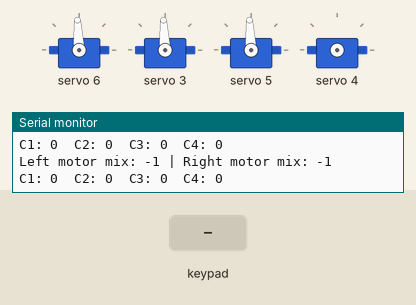
This sketch was run on a simulated Arduino Uno, built with avr-gcc and run on an emulated ATmega328P. Shown: 4 × servo, the last lines printed to the serial monitor. The inputs (shaded band) are chosen by the test bench.

Above: at 1.2 s.
1.3 s: key 'O' pressed
At 1.52 s:
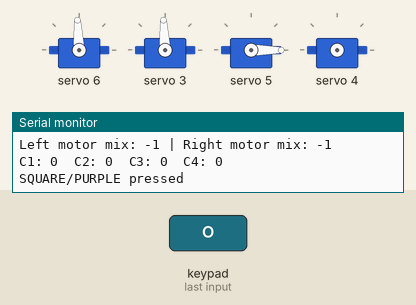
3.2 s: key 'S' pressed
At 3.47 s:
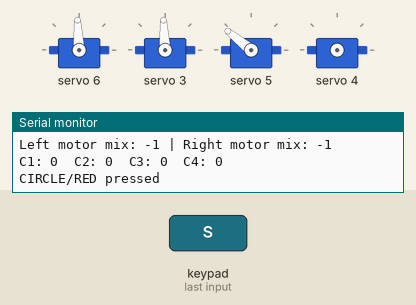
5.1 s: key 'T' pressed
6.6 s: key 'O' pressed
At 7.6 s:
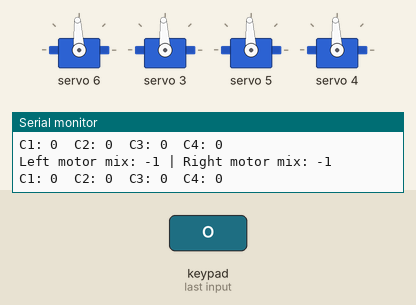
8.5 s: key 'S' pressed
At 8.73 s:
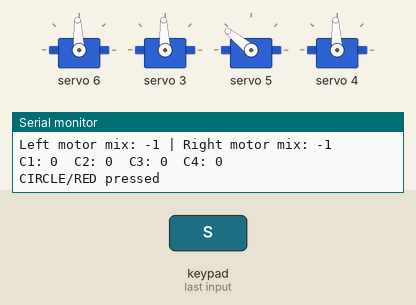
10.4 s: key 'T' pressed
At 11.4 s:
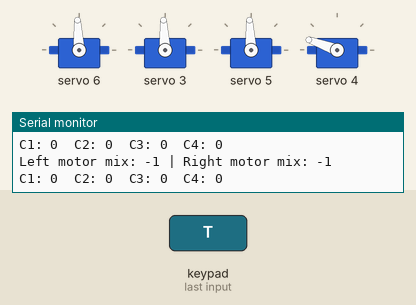
Timing chart, 0 to 12.9 s (numbered marks = the images above; inputs shaded):
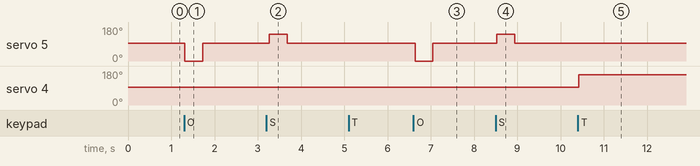

Measured:
- after the input at 1.3 s, servo 5: 93° → 0° at once, → 93° 0.41 s later
- after the input at 3.2 s, servo 5: 93° → 141° after 0.07 s, → 93° 0.41 s later
- after the input at 6.6 s, servo 5: 93° → 0° at once, → 93° 0.41 s later
- after the input at 8.5 s, servo 5: 93° → 141° at once, → 93° 0.41 s later
- after the input at 10.4 s, servo 4: 93° → 160° at once

The sketch:

velo_rex_fire.ino
```cpp
#include <PS2_controller.h>
#include <motors.h>
#include <Arduino.h>

void setup() {
    Serial.begin(115200); // Start serial communication for debugging
    initMotors();         // Initialize motors
    setupPS2controller(); // Set up the PS2 controller
}

void loop() {
    ps2x.read_gamepad(); // Call the function to read the gamepad input
    PS2control(); // Call the function to control motors based on PS2 input
    delay(50); // Small delay to avoid overwhelming the loop
}
```

PS2_controller.h
```cpp
#include <PS2X_lib.h>

#include <PS2X_lib.h>

PS2X ps2x; // create PS2 Controller Class object
#define BEBUG_CTRL

// Function prototypes
void setPWMMotors(int c1, int c2, int c3, int c4);
void setServo(uint8_t channel, uint16_t pulse);
void setPWMMotors3(int c1, int c2);
void setPWMMotors4(int c1, int c2);
// calibration for different kinds of PS2 controller
#define X_JOY_CALIB 127
#define Y_JOY_CALIB 128

#define PS2_DAT 12 // MISO  19
#define PS2_CMD 13 // MOSI  23
#define PS2_SEL 15 // SS     5
#define PS2_CLK 14 // SLK   18
// When replacing controller reciever, MUST REPLACE 3.3V AND GND PIN (take the cable out, replace em)
#define NORM_SPEED 2100 // Robot's speed, you can add a boolean to change Robot's speed by pressing a button
#define TURNING_FACTOR 1

void setupPS2controller() {
    int err = -1;
    while (err != 0) {
        err = ps2x.config_gamepad(PS2_CLK, PS2_CMD, PS2_SEL, PS2_DAT, true, true);
    }
}
// Optimized for Arcade driving style (2 Joysticks)
bool PS2control() {
    int speed = NORM_SPEED;
    int nJoyY = X_JOY_CALIB - ps2x.Analog(PSS_RX); // read x-joystick
    int nJoyX = Y_JOY_CALIB - ps2x.Analog(PSS_LY); // read y-joystick
    int nMotMixL; // Motor (left) mixed output
    int nMotMixR; // Motor (right) mixed output

    if (nJoyX == -1 && nJoyY == 0) { // in case of lost connection
        setPWMMotors(0, 0, 0, 0);
        return 0;
    }

    // Change the "+" with "-" and the opposite or Single Joystick Driving style
    nMotMixL = nJoyY + nJoyX;
    nMotMixR = nJoyY - nJoyX;

    #ifdef BEBUG_CTRL
    Serial.print(F("Left motor mix: "));
    Serial.print(nMotMixL);
    Serial.print(F(" | Right motor mix: "));
    Serial.println(nMotMixR);
    #endif

    int c1 = 0, c2 = 0, c3 = 0, c4 = 0;

    if (nMotMixR > 10) {
        c3 = nMotMixR;
        c3 = map(c3, 0, 128, 0, speed);
    } else if (nMotMixR < (-10)) {
        c4 = abs(nMotMixR);
        c4 = map(c4, 0, 128, 0, speed);
    }

    if (nMotMixL > 10) {
        c1 = nMotMixL;
        c1 = map(c1, 0, 128, 0, speed);
    } else if (nMotMixL < (-10)) {
        c2 = abs(nMotMixL);
        c2 = map(c2, 0, 128, 0, speed);
    }

    setPWMMotors(c4, c3, c2, c1);
// Change the ports at 'motors.h'

// Stage 2 Lift, port 3 & 6
    if (ps2x.Button(PSB_L1)) {
        Serial.println("L1 pressed");
        setServo(6, 450);
        setServo(3, 450);
    } else if (ps2x.Button(PSB_R1)) {
        Serial.println("R1 pressed");
        setServo(6, 100);
        setServo(3, 100);
    } else {
        setServo(6, 307);
        setServo(3, 307);
    }

// Stage 2 Lift, Motor 1&4, 8.9.14.15
    if (ps2x.Button(PSB_L2)) {
        Serial.println("L2 pressed");
        setPWMMotors4(0, 3000);
        setPWMMotors3(3000, 0);
    } else if (ps2x.Button(PSB_R2)) {
        Serial.println("R2 pressed");
        setPWMMotors4(3000, 0);
        setPWMMotors3(0, 3000);
    } else {
        setPWMMotors3(0, 0);
        setPWMMotors4(0, 0);
    }


// Hold arm, port 4

static bool servoState1 = false;
static bool lastButtonState1 = false;
bool currentButtonState1 = ps2x.Button(PSB_GREEN);

if (currentButtonState1 && !lastButtonState1) {
  servoState1 = !servoState1;
  if (servoState1) {
    setServo(4, 307); // servo at port 4, 0 degree state
    Serial.println("Green/Triangle pressed");
  } else {
    setServo(4, 450); // servo at port 4, 180 degree state
    Serial.println("Green/Triangle pressed");
  }
}
lastButtonState1 = currentButtonState1;
// If 'Green' was pressed, change to OPEN position. If it's pressed again, change to CLOSED position

// Fruit holder, port 5
    if (ps2x.Button(PSB_CIRCLE)) {
        Serial.println("SQUARE/PURPLE pressed");
        setServo(5, 100);
    } else if (ps2x.Button(PSB_SQUARE)) {
        Serial.println("CIRCLE/RED pressed");
        setServo(5, 410);
    } else {
        setServo(5, 307);
    }
    return 1;
}
```

motors.h
```cpp
#include <stdio.h>
#include <Wire.h>
#include <Adafruit_PWMServoDriver.h>

#define MIN_PWM 0
#define MAX_PWM 4095

// PWM channels of PCA9685 0-16
#define PWM_CHANNEL1 12
#define PWM_CHANNEL2 13
#define PWM_CHANNEL3 10
#define PWM_CHANNEL4 11
#define PWM_CHANNEL5 8
#define PWM_CHANNEL6 9
#define PWM_CHANNEL7 14
#define PWM_CHANNEL8 15
#define INVERT_PULSE true

Adafruit_PWMServoDriver pwm = Adafruit_PWMServoDriver();

// Servo inputs
void setServo (uint8_t channel, uint16_t pulse) {
  pwm.setPWM(channel, 0, pulse);
}

// Drivetrain inputs
void setPWMMotors (int c1, int c2, int c3, int c4) {
  char dbg_str[30];
  sprintf(dbg_str,"C1: %d\tC2: %d\tC3: %d\tC4: %d",c1,c2,c3,c4);
  Serial.println(dbg_str);

  pwm.setPin(PWM_CHANNEL1, c1, INVERT_PULSE);
  pwm.setPin(PWM_CHANNEL2, c2, INVERT_PULSE);
  pwm.setPin(PWM_CHANNEL3, c3, INVERT_PULSE);
  pwm.setPin(PWM_CHANNEL4, c4, INVERT_PULSE);
}

// Other motors inputs
void setPWMMotors3 (int c1, int c2)
{
  pwm.setPin(PWM_CHANNEL5, c1, INVERT_PULSE);
  pwm.setPin(PWM_CHANNEL6, c2, INVERT_PULSE);
}

void setPWMMotors4 (int c1, int c2)
{
  pwm.setPin(PWM_CHANNEL7, c1, INVERT_PULSE);
  pwm.setPin(PWM_CHANNEL8, c2, INVERT_PULSE);
}
// Setting up
void initMotors() {
  Wire.begin(); // SDA, SCL, 400000);
  pwm.begin();
  pwm.setOscillatorFrequency(27000000);
  pwm.setPWMFreq(50);
  Wire.setClock(400000);
  setPWMMotors3(0,0);
  setPWMMotors4(0,0);
  setPWMMotors(0, 0, 0, 0); }
```
